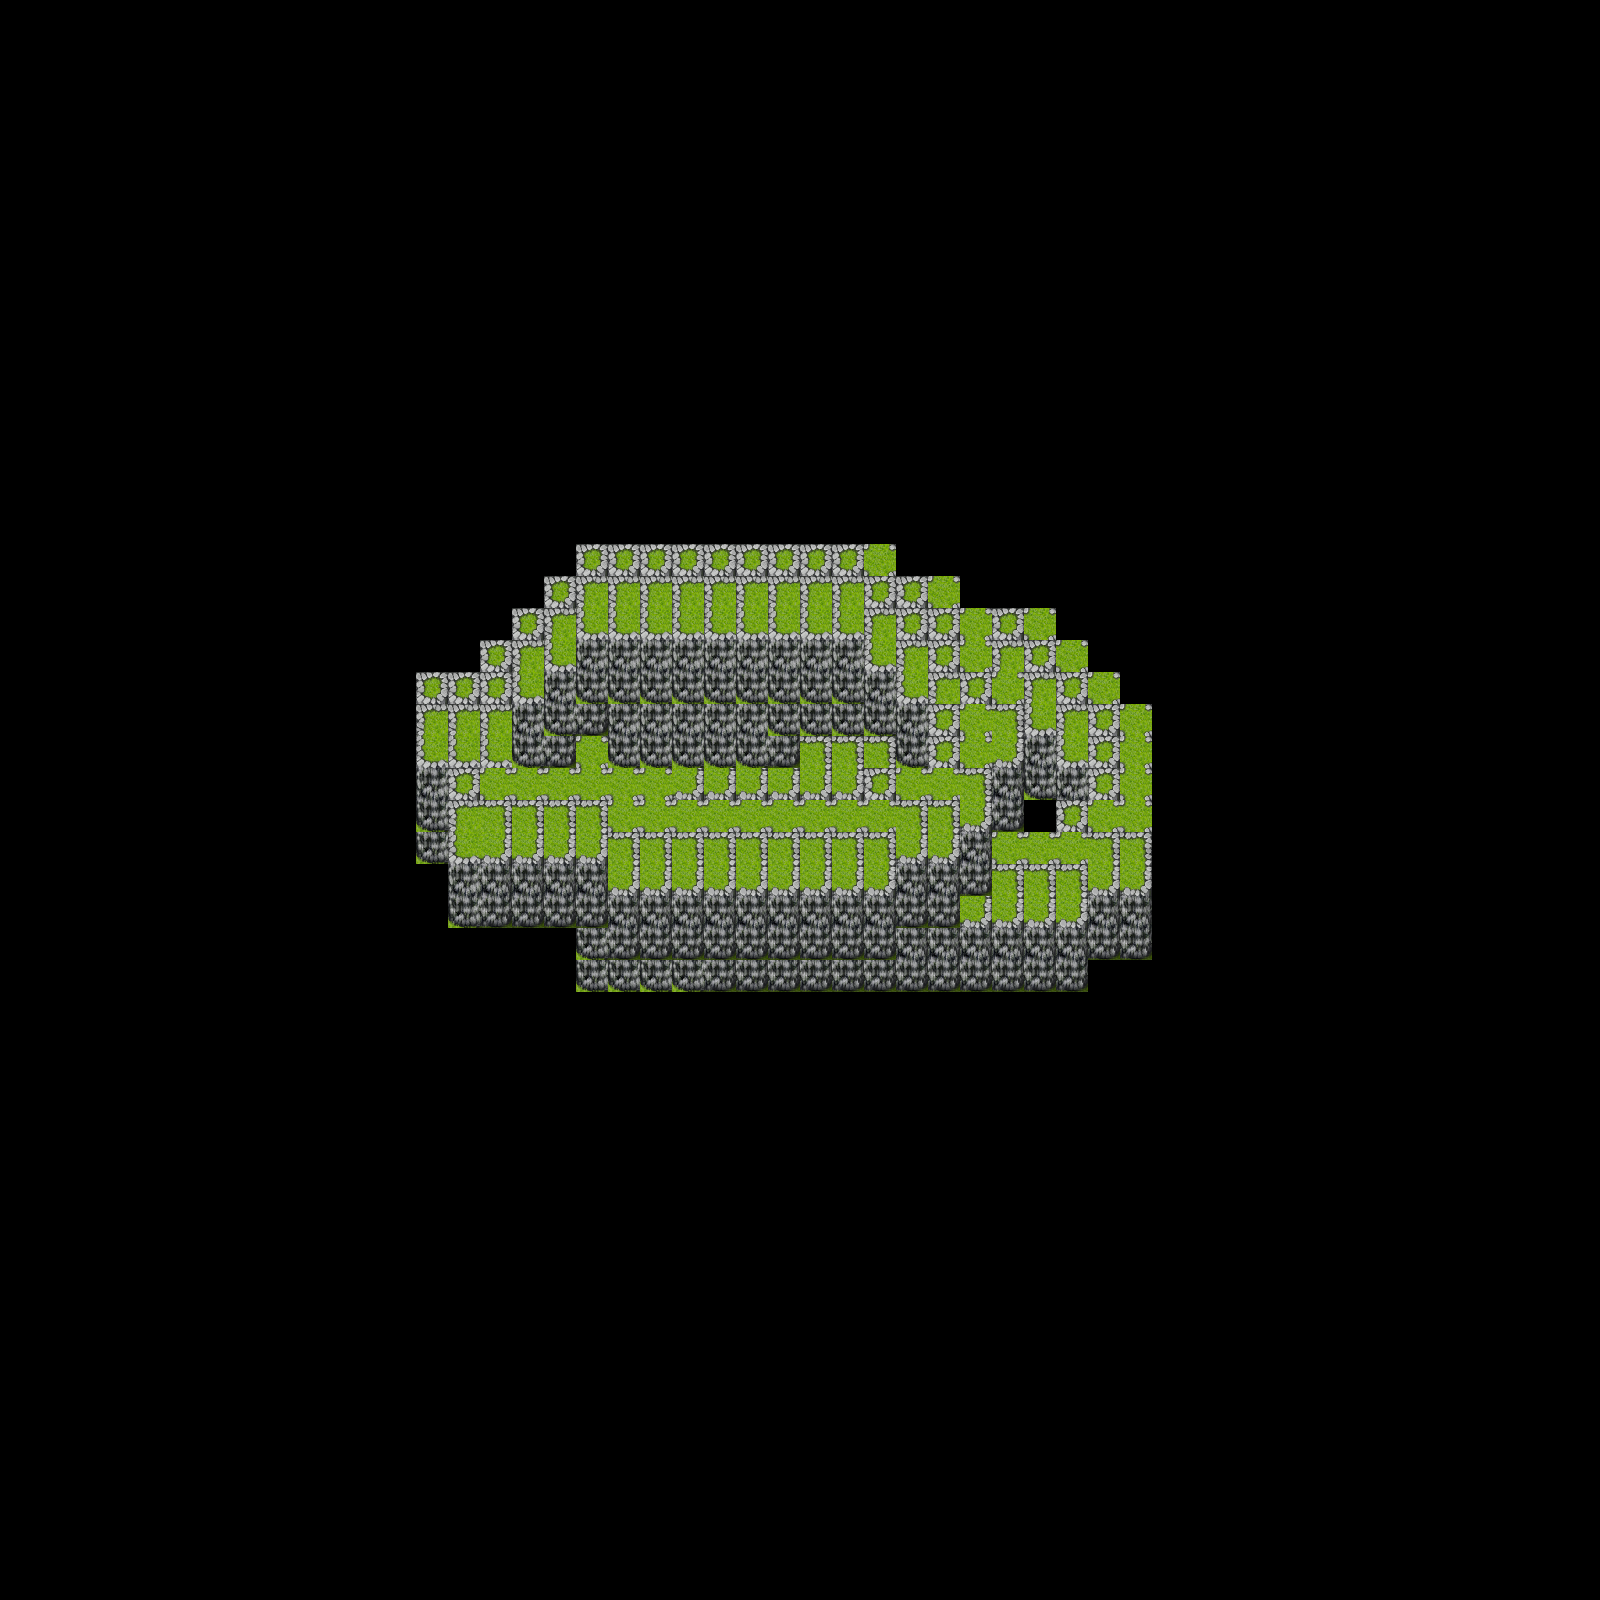

Rendered tile map (Tiled .tmx) drawn with the repository's tilesets; below, a short description and the map source with its tile grids summarised:
An orthogonal 50x50 tile map with 32x32 px tiles, 1 tile layer (Tile Layer 1).

<map version="1.4" tiledversion="1.4.2" orientation="orthogonal" renderorder="right-down" width="50" height="50" tilewidth="32" tileheight="32" infinite="0" nextlayerid="2" nextobjectid="1">
 <editorsettings>
  <export target="mymap3.json" format="json" />
 </editorsettings>
 <tileset firstgid="1" name="wall-tiles" tilewidth="32" tileheight="32" tilecount="240" columns="16">
  <image source="../tiles/wall-tiles.png" width="512" height="480" />
 </tileset>
 <layer id="1" name="Tile Layer 1" width="50" height="50">
  <data>[2500 cells, 273 non-empty, 10 distinct tile ids]</data>
 </layer>
</map>